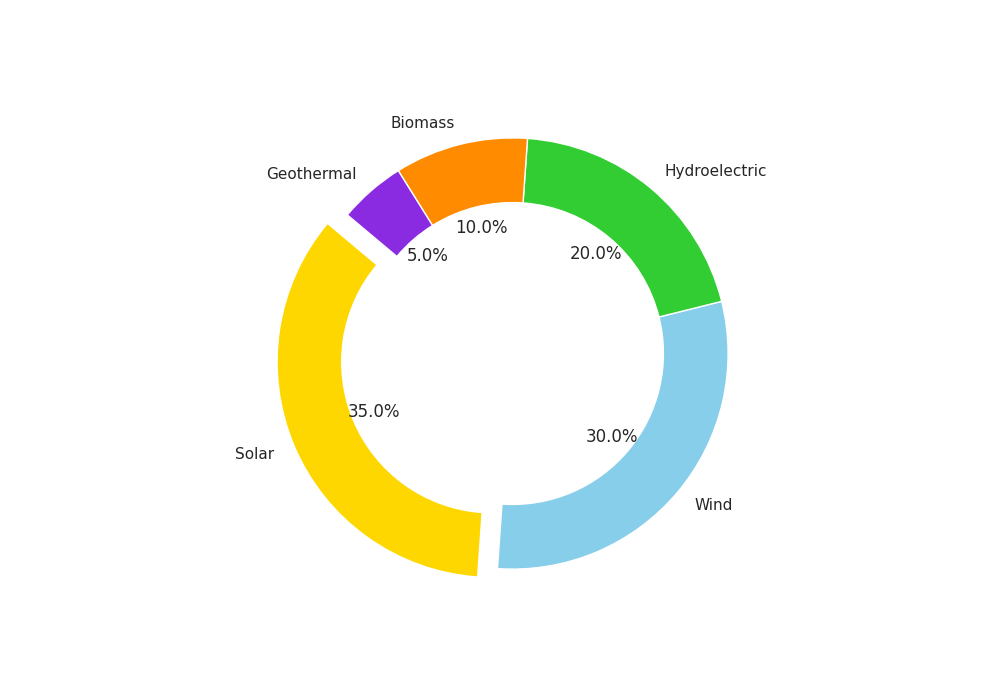

Generate this figure with Python:
import matplotlib.pyplot as plt

energy_sources = ['Solar', 'Wind', 'Hydroelectric', 'Biomass', 'Geothermal']
energy_proportions = [35, 30, 20, 10, 5]
colors = ['#FFD700', '#87CEEB', '#32CD32', '#FF8C00', '#8A2BE2']
explode = (0.1, 0, 0, 0, 0)

fig, ax = plt.subplots(figsize=(10, 7))
ax.pie(energy_proportions, labels=energy_sources, autopct='%1.1f%%', startangle=140, 
       colors=colors, explode=explode, wedgeprops={'width': 0.3})

plt.show()
